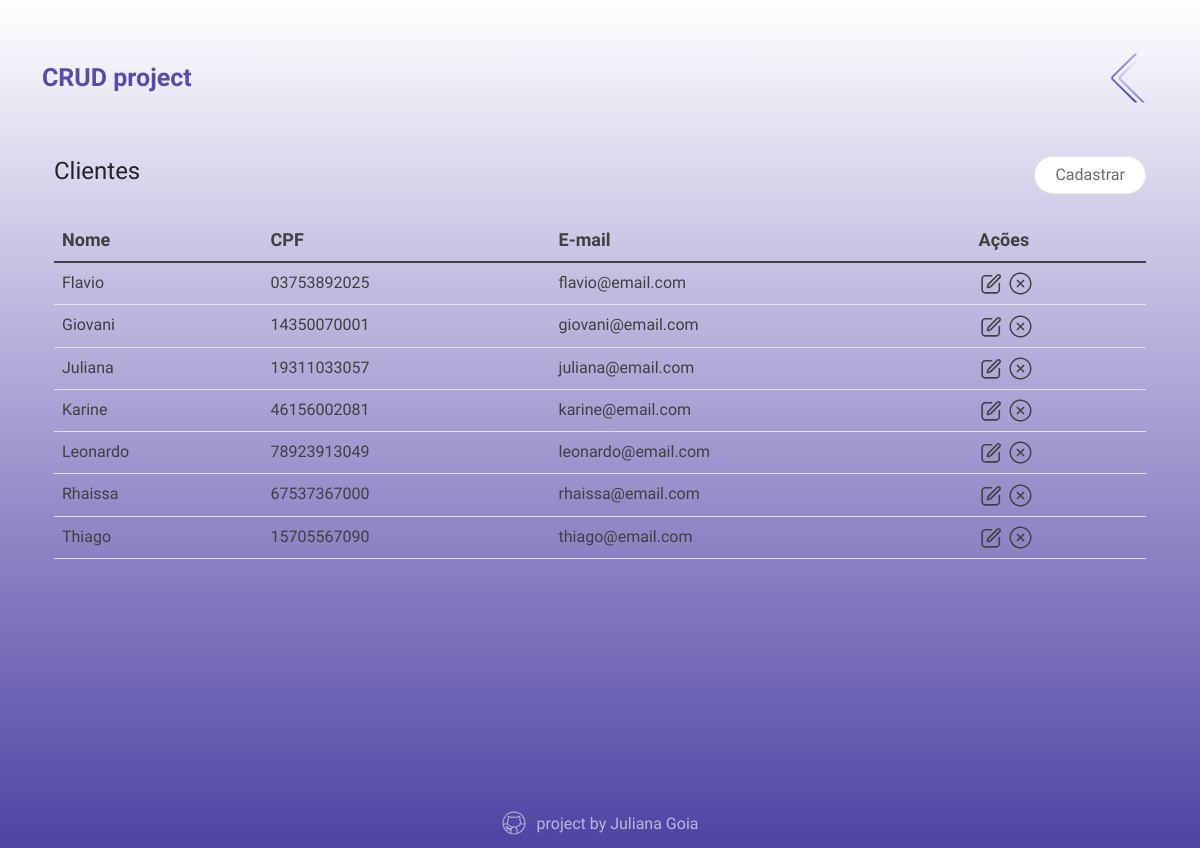
Screenshot of /_clients/client-read.php with the database file from the repository.
### tables this page shows
CREATE TABLE clients (
	id int not null auto_increment primary key,
    nome_cliente varchar (100) not null,
    cpf char (14) not null,
    email varchar (100)
);

### _clients/client-read.php (the view, shortened to what this page needs)
<?php
include_once('../header-internal.php');
require_once('../database/connection.php');
?>
<div class="container">
    <div class="d-flex align-items-center justify-content-between mb-4">
        <h4>Clientes</h4>
        <a href="client-create-form.php" class="btn">Cadastrar</a>
    </div>
    <table class="table table-hover" id="clientTable">
        <thead>
            <tr>
                <th>Nome</th>
                <th>CPF</th>
                <th>E-mail</th>
                <th>Ações</th>
            </tr>
        </thead>
        <tbody>
            <?php
                $busca = $banco->query("select * from clients order by nome_cliente");
                if(!$busca) {
                    echo "<tr><td>Error na busca</td></tr>";
                } else {
                    if ($busca->num_rows == 0) {
                        echo "<tr><td>Nenhum registro encontrado</td></tr>";
                    } else {
                        while ($registro = $busca->fetch_object()) {
                            echo "
                            <tr>
                                <td>$registro->nome_cliente</td>
                                <td>$registro->cpf</td>
                                <td>$registro->email</td>
                                <td>
                                    <a href='./client-update-form.php'><img src='../assets/icons/edit.svg'></a>
                                    <a href='./client-delete.php'><img src='../assets/icons/delete.svg'></a>
                                </td>
                            </tr>";
                        }
                    }
                }
            ?>
        </tbody>
    </table>
</div>
<?php
include_once('../footer-internal.php');
?>

### style/style.css (style rules this page uses)
body { background-image: linear-gradient(to top, #4d44a3, #7b70bb, #a69dd2, #d2cde9, #ffffff); background-repeat: no-repeat; font-family: 'Josefin Sans', sans-serif; height: 100vh; }

### rows the page displays
clients: nome_cliente "Flavio", cpf "03753892025", email "flavio@email.com"
clients: nome_cliente "Giovani", cpf "14350070001", email "giovani@email.com"
clients: nome_cliente "Juliana", cpf "19311033057", email "juliana@email.com"
clients: nome_cliente "Karine", cpf "46156002081", email "karine@email.com"
clients: nome_cliente "Leonardo", cpf "78923913049", email "leonardo@email.com"
clients: nome_cliente "Rhaissa", cpf "67537367000", email "rhaissa@email.com"
clients: nome_cliente "Thiago", cpf "15705567090", email "thiago@email.com"
